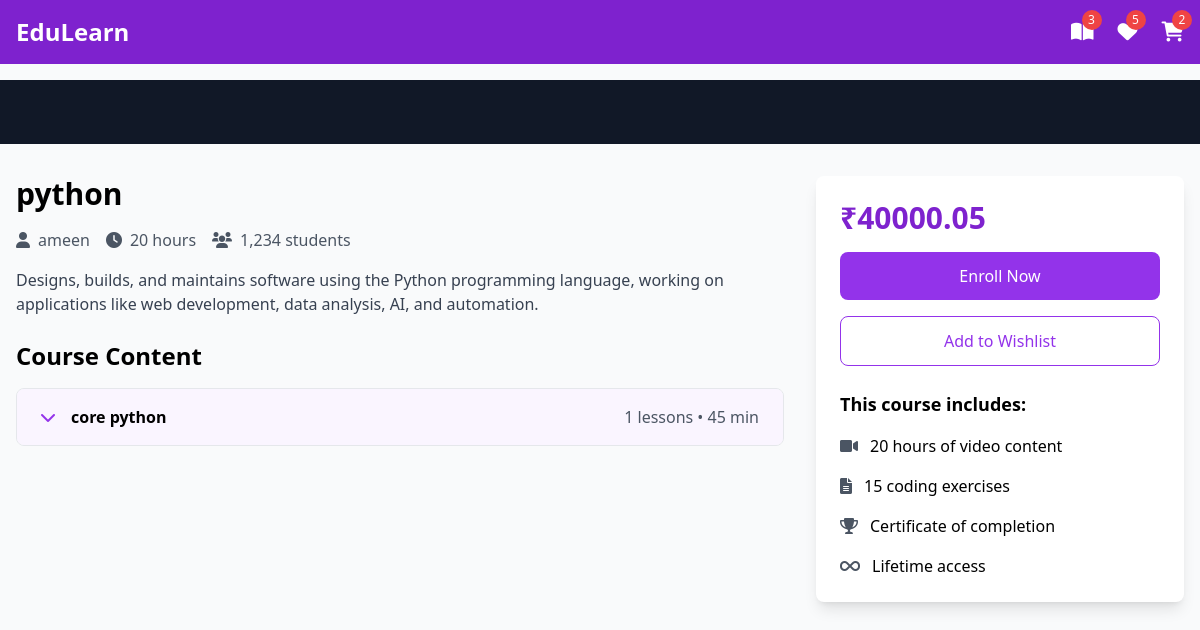
The app's page /course/details/1, older data.
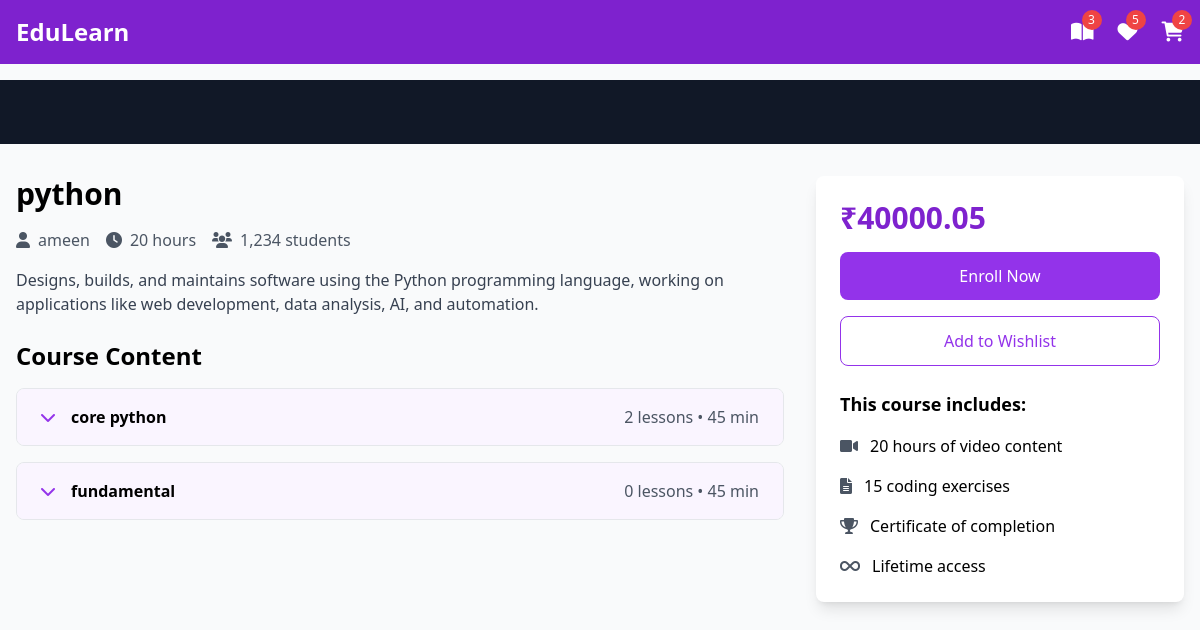
The same page, newer data.
### instructorapp/models.py (models this page shows, shortened)
class Module(models.Model):
    course=models.ForeignKey(Course,on_delete=models.CASCADE,related_name="module")
    title=models.CharField(max_length=150)
    order=models.IntegerField()

### studentapp/views.py (the view)
# urls.py: path('course/details/<int:id>',studView.CourseDetails.as_view(),name='coursedetails'),
class CourseDetails(View):
    def get(self,request,**kwargs):
        course=Course.objects.get(id=kwargs.get("id"))
        return render(request,'course_details.html',{'course':course})

### studentapp/templates/course_details.html (shortened to what the changed rows need)
{% load embed_video_tags %}
<!DOCTYPE html>
<html lang="en">
<head>
    <script src="https://cdn.tailwindcss.com"></script>
    <link href="https://cdnjs.cloudflare.com/ajax/libs/font-awesome/6.0.0/css/all.min.css" rel="stylesheet">
</head>
<body class="bg-gray-50">
    <div class="pt-20">
        <div class="max-w-screen-xl mx-auto px-4 py-8 grid grid-cols-1 lg:grid-cols-3 gap-8">
            <div class="lg:col-span-2">
                <h1 class="text-3xl font-bold mb-4">{{course.title}}</h1>
                <div class="space-y-4">
                    <h2 class="text-2xl font-bold mb-4">Course Content</h2>
                    {% for module in course.module.all %}
                    <div class="border rounded-lg overflow-hidden">
                        <button
                            class="w-full px-6 py-4 bg-purple-50 hover:bg-purple-100 flex items-center justify-between"
                            onclick="toggleModule('module{{forloop.counter}}')">
                            <div class="flex items-center">
                                <i class="fas fa-chevron-down mr-4 text-purple-600"></i>
                                <span class="font-semibold">{{module.title}}</span>
                            </div>
                            <span class="text-gray-600">{{module.lesson.all.count}} lessons • 45 min</span>
                        </button>
                    </div>
                    {% endfor %}
                </div>
            </div>
        </div>
    </div>
</body>
</html>

Row changes from the older to the newer data that the page shows:
computed for Module "core python": lesson.all.count "1" → "2"
added Module: title "fundamental", lesson.all.count "0"
